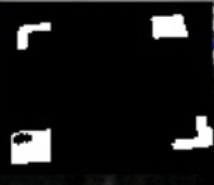
//> input picture hw10/assets/src.png, 214 x 185 px
$ ./morphology   (built with g++ and OpenCV 4)
//> lines starting //> are read from the running program, lines starting //| are printed output that depends on the picture; after the words box and inside, x2 and y2 are one past the last pixel; in counts of white or black regions, pixels touching at a corner belong together
#include <vector>

#include <iostream>
#include "opencv2/core.hpp"
#include "opencv2/ximgproc.hpp"
#include "opencv2/highgui.hpp"
#include "opencv2/imgproc.hpp"

namespace {

constexpr int kDefaultImageSize = 400;
constexpr int kKernelSize = 7;
const cv::Point kShapeCenter(200, 200);
const int kShapeRadius = 80;
const cv::Rect kRectangleRegion(100, 100, 200, 200);

cv::Mat CreateTestImage() {
  cv::Mat image = cv::Mat::zeros(kDefaultImageSize, kDefaultImageSize, CV_8UC1);

  cv::rectangle(image, kRectangleRegion, cv::Scalar(255), cv::FILLED);
  cv::circle(image, kShapeCenter, kShapeRadius, cv::Scalar(0), cv::FILLED);

  return image;
}

// 创建不同形态的结构元素
std::vector<cv::Mat> CreateStructureElements() {
  const cv::Size kernel_size(kKernelSize, kKernelSize);
  return {
    cv::getStructuringElement(cv::MORPH_RECT, kernel_size),
    cv::getStructuringElement(cv::MORPH_ELLIPSE, kernel_size),
    cv::getStructuringElement(cv::MORPH_CROSS, kernel_size)
  };
}

// 执行形态学操作并返回结果
cv::Mat ApplyMorphologyOperation(const cv::Mat& src,
                               const cv::Mat& kernel,
                               int operation_type,
                               const std::string& operation_name,
                               const std::string& kernel_name
                            ) {
  cv::Mat result;
  if (operation_type == cv::MORPH_ERODE) {
    cv::erode(src, result, kernel);
  } else if (operation_type == cv::MORPH_DILATE) {
    cv::dilate(src, result, kernel);
  } else {
    cv::morphologyEx(src, result, operation_type, kernel);
  }

  cv::Mat color_result;
  cv::cvtColor(result, color_result, cv::COLOR_GRAY2BGR);
  const std::string text = operation_name + " - " + kernel_name;
  cv::putText(color_result, text, cv::Point(10, 30),
              cv::FONT_HERSHEY_SIMPLEX, 0.7, cv::Scalar(0, 0, 255), 2);

  return color_result;
}

// 生成单行比较结果
cv::Mat GenerateMorphologyRow(const cv::Mat& src,
                             const cv::Mat& kernel,
                             const std::string& kernel_name) {
  std::vector<cv::Mat> operations;

  const auto add_operation = [&](int type, const std::string& name,const std::string& kernel_name) {
    operations.push_back(ApplyMorphologyOperation(src, kernel, type, name, kernel_name));
  };

  add_operation(cv::MORPH_ERODE, "Erode", kernel_name);
  add_operation(cv::MORPH_DILATE, "Dilate", kernel_name);
  add_operation(cv::MORPH_OPEN, "Open", kernel_name);
  add_operation(cv::MORPH_CLOSE, "Close", kernel_name);

  cv::Mat row_result;
  cv::hconcat(operations, row_result);
  return row_result;
}

// 细化操作（实现Zhang-Suen算法）
cv::Mat ThinImage(const cv::Mat& src) {
    cv::Mat dst;
    cv::ximgproc::thinning(src, dst, cv::ximgproc::THINNING_ZHANGSUEN);
    return dst;
}

// 骨架提取（通过迭代腐蚀）
cv::Mat Skeletonize(const cv::Mat& src) {
    cv::Mat skel(src.size(), CV_8UC1, cv::Scalar(0));
    cv::Mat temp, eroded;
    cv::Mat element = cv::getStructuringElement(cv::MORPH_CROSS, cv::Size(3, 3));

    bool done;
    do {
        cv::erode(src, eroded, element);
        cv::dilate(eroded, temp, element);
        cv::subtract(src, temp, temp);
        cv::bitwise_or(skel, temp, skel);
        eroded.copyTo(src);
        done = (cv::countNonZero(src) == 0);
    } while (!done);

    return skel;
}

// 孔洞填充
cv::Mat morphReconstructFill(const cv::Mat& src) {
    CV_Assert(src.type() == CV_8UC1);
    cv::Mat inverted;
    cv::bitwise_not(src, inverted);
    cv::Mat marker = cv::Mat::zeros(src.size(), CV_8UC1);
    cv::rectangle(marker, cv::Rect(1,1,src.cols-2,src.rows-2), 255, cv::FILLED);
    cv::Mat prev;
    do {
        prev = marker.clone();
        cv::dilate(marker, marker, cv::Mat());    // 膨胀操作
        cv::bitwise_and(marker, inverted, marker); // 约束于原图的反转
    } while (cv::countNonZero(prev != marker) > 0);
    cv::Mat result;
    cv::bitwise_or(src, marker, result);
    return result;
}

cv::Mat contourFill(cv::Mat src) {
    std::vector<std::vector<cv::Point>> contours;
    cv::findContours(src, contours, cv::RETR_CCOMP, cv::CHAIN_APPROX_SIMPLE);
    for (int i=0; i<contours.size(); ++i) {
        if (cv::contourArea(contours[i]) < 1000) // 过滤小轮廓
            cv::drawContours(src, contours, i, 255, cv::FILLED);
    }
    return src;
}

cv::Mat connectivityFill(cv::Mat src) {
    cv::Mat labels, stats, centroids;
    int n = cv::connectedComponentsWithStats(src, labels, stats, centroids);
    for(int i=1; i<n; ++i) {
        if(stats.at<int>(i, cv::CC_STAT_AREA) < 100) // 小区域视为孔洞
            cv::rectangle(src, cv::Rect(stats.at<int>(i, cv::CC_STAT_LEFT),
                                      stats.at<int>(i, cv::CC_STAT_TOP),
                                      stats.at<int>(i, cv::CC_STAT_WIDTH),
                                      stats.at<int>(i, cv::CC_STAT_HEIGHT)), 255, -1);
    }
    return src;
}

// 扩展形态学操作处理
cv::Mat ApplyAdvancedOperation(const cv::Mat& src,
                             const std::string& operation_name) {
    cv::Mat result;
    if (operation_name == "Thinning") {
        result = ThinImage(src);
    } else if (operation_name == "Skeleton") {
        result = Skeletonize(src);
    } else if (operation_name == "FillHoles") {
        result = morphReconstructFill(src);
    } else {
        src.copyTo(result);
    }

    cv::Mat color_result;
    cv::cvtColor(result, color_result, cv::COLOR_GRAY2BGR);
    cv::putText(color_result, operation_name, cv::Point(10, 30),
              cv::FONT_HERSHEY_SIMPLEX, 0.7, cv::Scalar(0, 255, 0), 2);
    return color_result;
}

}  // namespace

int main() {
  cv::Mat input_image = cv::imread("../assets/src.png", cv::IMREAD_GRAYSCALE);
//> input_image: 185 rows x 214 cols, CV_8UC1; min 0, max 255, mean 20.6
  if (input_image.empty()) {
    input_image = CreateTestImage();
  }
  std::cout << "input image size" << input_image.size() << std::endl;
//| input image size[214 x 185]
  const std::vector<cv::Mat> kernels = CreateStructureElements();
  const std::vector<std::string> kernel_names = {"Rectangle", "Ellipse", "Cross"};  // 矩形、椭圆、十字形

  std::vector<cv::Mat> result_rows;
  for (size_t i = 0; i < kernels.size(); ++i) {
    result_rows.push_back(
        GenerateMorphologyRow(input_image, kernels[i], kernel_names[i]));
  }
//> this loop made 3 passes
//> (text in ApplyMorphologyOperation, text in ApplyMorphologyOperation (second call)) on passes 1 to 3: ("Erode - Rectangle", "Dilate - Rectangle"), ("Erode - Ellipse", "Dilate - Ellipse"), ("Erode - Cross", "Dilate - Cross")
//> pass 1, in ApplyMorphologyOperation (call 2), `cv::dilate(src, result, kernel);`:
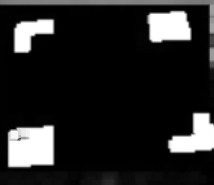
//> result: 185 rows x 214 cols, CV_8UC1; min 0, max 255, mean 35.9
  cv::Mat final_output;
  cv::vconcat(result_rows, final_output);
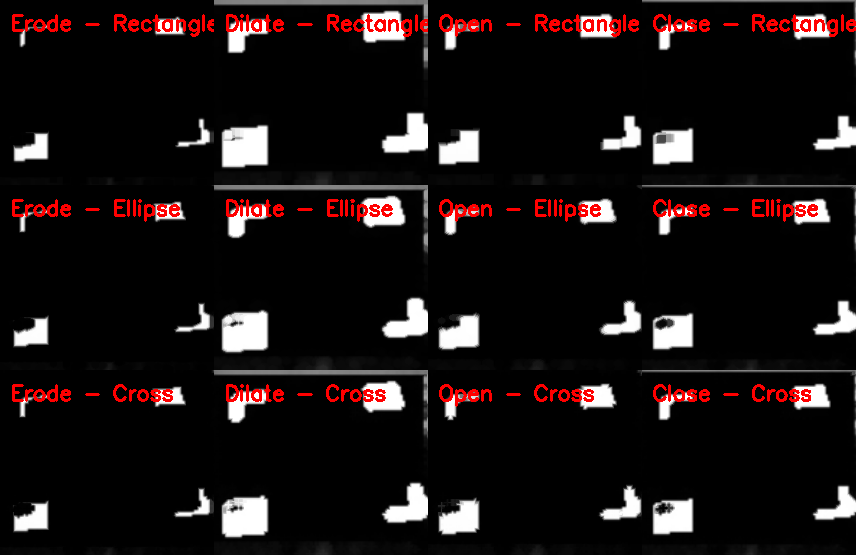
//> final_output: 555 rows x 856 cols, CV_8UC3; mean B, G, R 18.7, 18.7, 25.9

  // 添加高级操作行
  std::vector<cv::Mat> advanced_ops = {
      ApplyAdvancedOperation(input_image, "Thinning"),
      ApplyAdvancedOperation(input_image, "Skeleton"),
      ApplyAdvancedOperation(input_image, "FillHoles")
  };
//> in ThinImage, `cv::ximgproc::thinning(src, dst, cv::ximgproc::THINNING_ZHANGSUEN);`:
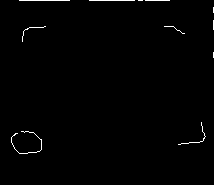
//> dst: 185 rows x 214 cols, CV_8UC1; 0.82% white in thin lines or dots, all inside (x1, y1, x2, y2) = (11, 0, 214, 154)
//> in ApplyAdvancedOperation, `cv::putText(color_result, operation_name, cv::Point(10, 30), cv::FONT_..`: color_result: 185 rows x 214 cols, CV_8UC3; mean B, G, R 2, 6.2, 2
//> the loop in Skeletonize, `do` made 17 passes
//> pass 2, in Skeletonize, `cv::erode(src, eroded, element);`:
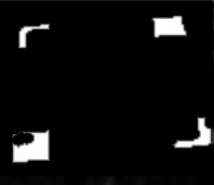
//> eroded: 185 rows x 214 cols, CV_8UC1; min 0, max 255, mean 12.8
//> after the loop in Skeletonize, `do`: src: 185 rows x 214 cols, CV_8UC1; every value is 0
//> after the loop in Skeletonize, `do`:
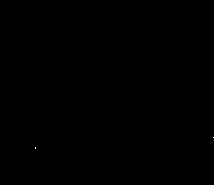
//> temp: 185 rows x 214 cols, CV_8UC1; values 0 (black) and 1 (white), 0.01% white in thin lines or dots, all inside (x1, y1, x2, y2) = (35, 137, 214, 149)
//> in ApplyAdvancedOperation (call 2), `cv::putText(color_result, operation_name, cv::Point(10, 30), cv::FONT_..`: color_result: 185 rows x 214 cols, CV_8UC3; mean B, G, R 1.7, 6.3, 1.7
//> call 3 of ApplyAdvancedOperation, with operation_name = "FillHoles"
//> in morphReconstructFill, `cv::bitwise_not(src, inverted);`: inverted: 185 rows x 214 cols, CV_8UC1; every value is 255
//> in morphReconstructFill, `cv::rectangle(marker, cv::Rect(1,1,src.cols-2,src.rows-2), 255, cv::FI..`: marker: 185 rows x 214 cols, CV_8UC1; 98% white; black in thin lines or dots
//> in ApplyAdvancedOperation (call 3), `cv::cvtColor(result, color_result, cv::COLOR_GRAY2BGR);`: color_result: 185 rows x 214 cols, CV_8UC3; every value is 255
//> in ApplyAdvancedOperation (call 3), `cv::putText(color_result, operation_name, cv::Point(10, 30), cv::FONT_..`:
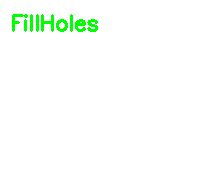
//> color_result: 185 rows x 214 cols, CV_8UC3; mean B, G, R 250.5, 255, 250.5

  cv::Mat advanced_row;
  cv::hconcat(advanced_ops, advanced_row);
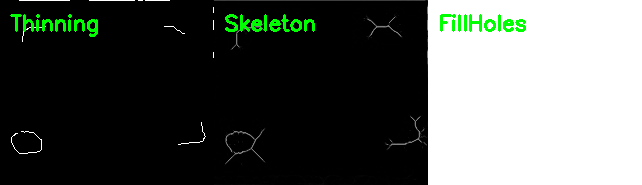
//> advanced_row: 185 rows x 642 cols, CV_8UC3; mean B, G, R 84.7, 89.2, 84.7

  cv::imshow("Original Image", input_image);
  cv::imshow("Morphology Operations Comparison", final_output);
  cv::imshow("Extended Operation", advanced_row);
  cv::imwrite("../assets/extended_result.png", advanced_row);
  cv::imwrite("../assets/morphology_result.png", final_output);
  cv::waitKey(0);

  return 0;
}
